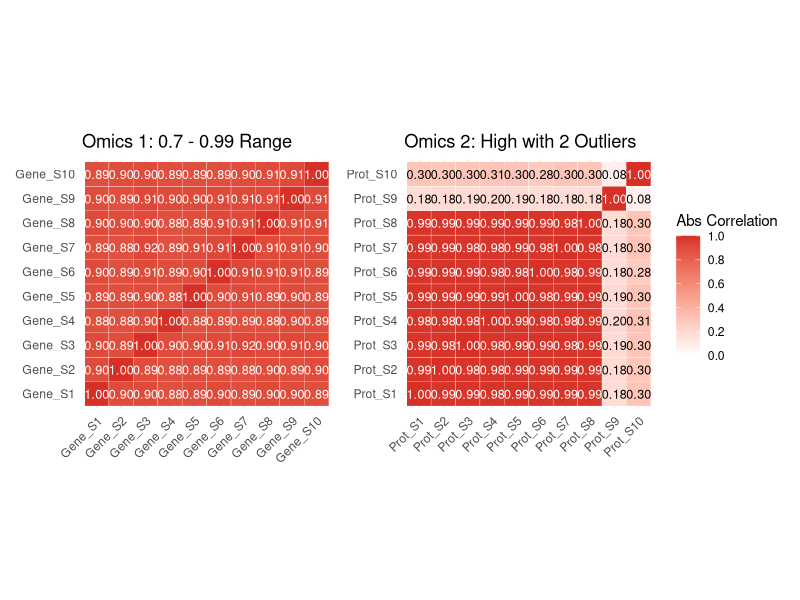

The R script that drew this image:
##----------------------------------------------------------------

library(ggplot2)
library(scales)
library(patchwork)

set.seed(42)

# ----------------------------------------------------------------
# 1. 데이터 생성 (상관관계 강제 조절)
# ----------------------------------------------------------------

# --- Omics 1: 높은 상관관계 (0.7 ~ 0.99) ---
# 모든 샘플이 공유하는 강력한 Latent Factor를 생성하여 상관관계를 높임
shared_signal1 <- rnorm(200, mean = 5, sd = 1.5)
# 각 샘플은 shared_signal과 약간의 노이즈를 섞음
omics1_raw <- t(sapply(1:10, function(i) {
  shared_signal1 + rnorm(200, sd = 0.5) # 노이즈가 작을수록 상관관계가 높아짐
}))
rownames(omics1_raw) <- paste0("Gene_S", 1:10)
colnames(omics1_raw) <- paste0("G", 1:200)


# --- Omics 2: 높은 상관관계 + 아웃라이어 2개 (0.35 ~ 0.5) ---
shared_signal2 <- rt(200, df = 3) * 5
omics2_raw <- t(sapply(1:10, function(i) {
  if (i <= 8) {
    # 일반 샘플 8개: 매우 높은 상관관계
    shared_signal2 + (rt(200, df = 3) * 0.5)
  } else {
    # 아웃라이어 샘플 2개: 신호 비중을 낮추고 노이즈를 키워 상관관계 낮춤
    (shared_signal2 * 0.3) + (rt(200, df = 3) * 4)
  }
}))
rownames(omics2_raw) <- paste0("Prot_S", 1:10)
colnames(omics2_raw) <- paste0("P", 1:200)

# ----------------------------------------------------------------
# 2. 분석 및 시각화 준비 (함수는 이전과 동일)
# ----------------------------------------------------------------

get_corr_df <- function(mat, label) {
  c_mat <- cor(t(mat), method = "pearson")
  a_mat <- abs(c_mat)
  df <- as.data.frame(as.table(a_mat))
  colnames(df) <- c("Sample1", "Sample2", "Corr")
  df$OmicsLabel <- label
  return(df)
}

df1 <- get_corr_df(omics1_raw, "Omics 1 (High Corr)")
df2 <- get_corr_df(omics2_raw, "Omics 2 (Outliers)")

common_fill_scale <- scale_fill_gradient(
  low = "white", high = "#D73027", 
  limits = c(0, 1), breaks = seq(0, 1, 0.2),
  name = "Abs Correlation", oob = squish
)

# ----------------------------------------------------------------
# 3. 개별 그래프 생성 (텍스트 색상 로직 포함)
# ----------------------------------------------------------------

p1 <- ggplot(df1, aes(Sample1, Sample2, fill = Corr)) +
  geom_tile(color = "white") +
  geom_text(aes(label = sprintf("%.2f", Corr)), 
            size = 3.2, 
            color = ifelse(df1$Corr > 0.6, "white", "black")) +
  common_fill_scale +
  coord_equal() +
  labs(title = "Omics 1: 0.7 - 0.99 Range", x = NULL, y = NULL) +
  theme_minimal() +
  theme(axis.text.x = element_text(angle = 45, hjust = 1))

p2 <- ggplot(df2, aes(Sample1, Sample2, fill = Corr)) +
  geom_tile(color = "white") +
  geom_text(aes(label = sprintf("%.2f", Corr)), 
            size = 3.2, 
            color = ifelse(df2$Corr > 0.6, "white", "black")) +
  common_fill_scale +
  coord_equal() +
  labs(title = "Omics 2: High with 2 Outliers", x = NULL, y = NULL) +
  theme_minimal() +
  theme(axis.text.x = element_text(angle = 45, hjust = 1))

# ----------------------------------------------------------------
# 4. 결과 출력
# ----------------------------------------------------------------
(p1 + p2) + plot_layout(guides = 'collect')
